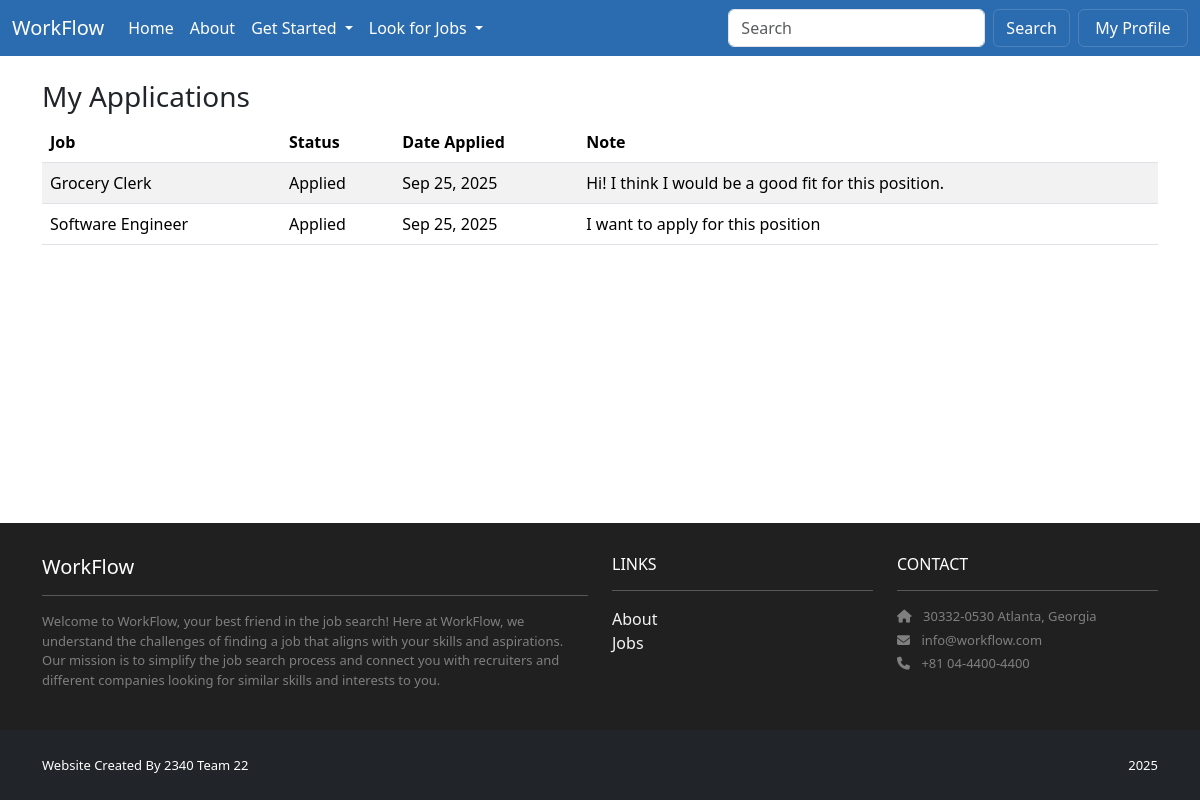
The app's page /application/my-applications/ (signed in), older data.
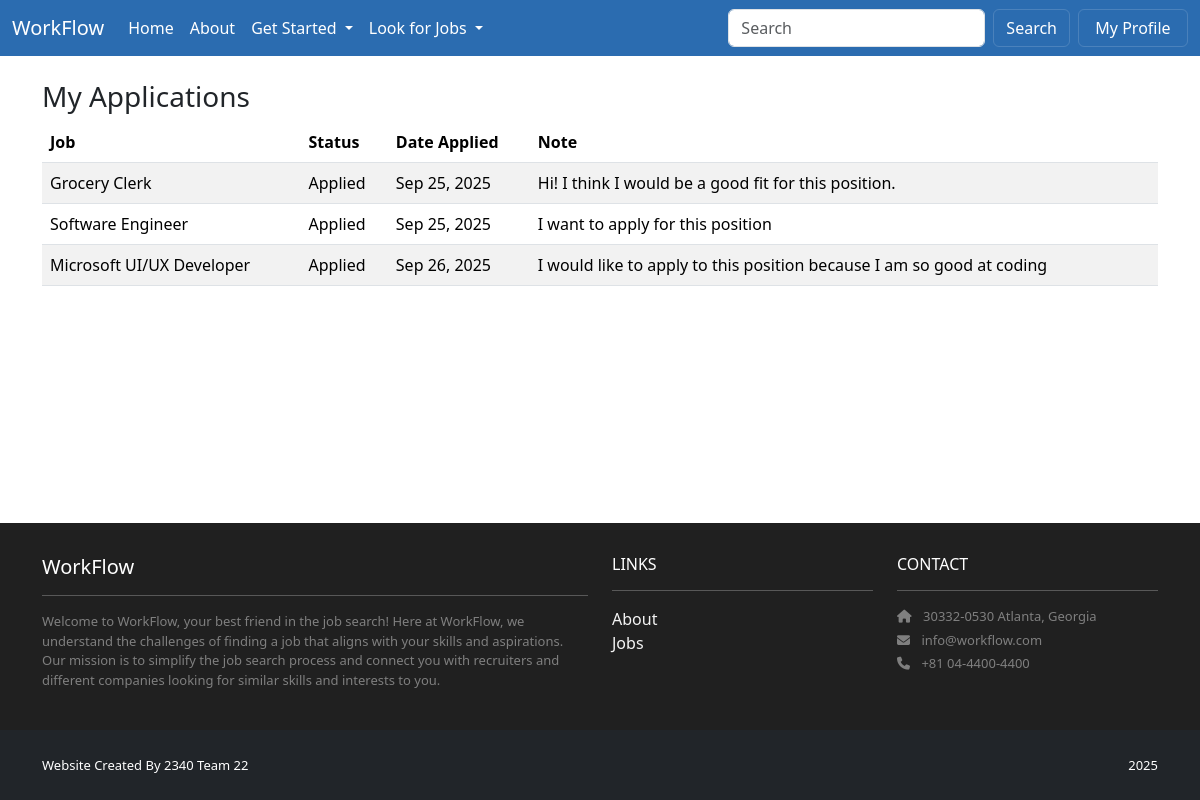
The same page, newer data.
### application/models.py (models this page shows, shortened)
class Application(models.Model):
    STATUS_CHOICES = [
        ("applied", "Applied"),
        ("review", "Review"),
        ("interview", "Interview"),
        ("offer", "Offer"),
        ("closed", "Closed"),
    ]
    job = models.ForeignKey(Job, on_delete=models.CASCADE, related_name="applications")
    job_seeker = models.ForeignKey(
        settings.AUTH_USER_MODEL,
        on_delete=models.CASCADE,
        related_name="applications"
    )
    note = models.TextField(blank=True)
    applied_at = models.DateTimeField(auto_now_add=True)
    status = models.CharField(max_length=20, choices=STATUS_CHOICES, default="applied")
    class Meta:
        unique_together = ("job", "job_seeker")  # no duplicate apps

### home/models.py (models this page shows)
class Job(models.Model):
    title = models.CharField(max_length=200)
    skills = models.TextField()
    location = models.CharField(max_length=300)
    salary = models.IntegerField()
    is_remote = models.BooleanField(default=False)
    visa_sponsorship = models.BooleanField(default=False)

### application/views.py (the view)
# urls.py: path('my-applications/', views.my_applications, name='my_applications'),
@login_required
def my_applications(request):
    applications = Application.objects.filter(job_seeker=request.user).select_related("job")
    return render(request, "application/my_applications.html", {"applications": applications})

### application/templates/application/my_applications.html
{% extends "base.html" %}
{% block content %}
<div class="container py-4">
  <h3>My Applications</h3>
  <table class="table table-striped">
    <thead>
      <tr>
        <th>Job</th>
        <th>Status</th>
        <th>Date Applied</th>
        <th>Note</th>
      </tr>
    </thead>
    <tbody>
      {% for app in applications %}
      <tr>
        <td>{{ app.job.title }}</td>
        <td>{{ app.get_status_display }}</td>
        <td>{{ app.applied_at|date:"M d, Y" }}</td>
        <td>{{ app.note|default:"-" }}</td>
      </tr>
      {% empty %}
      <tr>
        <td colspan="4">You haven't applied to any jobs yet.</td>
      </tr>
      {% endfor %}
    </tbody>
  </table>
</div>
{% endblock %}

### jobproject/templates/base.html (shortened to what this page needs)
<!DOCTYPE html>
<html>
  {% load static %}
  <head>
    <link rel="stylesheet" href="{% static 'style.css' %}">
    <link href="https://cdn.jsdelivr.net/npm/bootstrap@5.3.3/dist/css/bootstrap.min.css" rel="stylesheet">
    <link rel="stylesheet" href="https://cdnjs.cloudflare.com/ajax/libs/font-awesome/6.1.1/css/all.min.css">
  </head>
  <body>
    <nav class="navbar navbar-expand-lg bg-body-tertiary custom-lightblue">
      <div class="container-fluid">
        <a class="navbar-brand" href="{% url 'home.index' %}">WorkFlow</a>
        <div class="collapse navbar-collapse" id="navbarSupportedContent">
          <ul class="navbar-nav me-auto mb-2 mb-lg-0">
            <li class="nav-item">
              <a class="nav-link {% if request.path == '/' %}active{% endif %}" {% if request.path == '/' %}aria-current="page"{% endif %} href="{% url 'home.index' %}">Home</a>
            </li>
            <li class="nav-item">
              <a class="nav-link" href="#">About</a>
            </li>
            <li class="nav-item dropdown">
              <a class="nav-link dropdown-toggle" href="#" role="button" data-bs-toggle="dropdown" aria-expanded="false">
                Get Started
                </a>
              </li>
            <li class="nav-item dropdown">
              <a class="nav-link dropdown-toggle" href="#" role="button" data-bs-toggle="dropdown" aria-expanded="false">
                Look for Jobs
              </a>
            </li>
             </ul>
            <form class="d-flex" role="search" action="{% url 'jobs.filters' %}" method="get">
              <input class="form-control me-2" type="search" name="search" placeholder="Search" aria-label="Search">
              <button class="btn btn-outline-success" type="submit">Search</button>
              {% if user.is_authenticated %}
                <a class="btn btn-outline-primary ms-2 px-3" style="min-width:110px;" href="{% url 'profiles:edit' %}">My Profile</a>
              {% endif %}
            </form>
          </div>
        </div>
      </nav>
    <main class="site-content">
      <div>
        {% block content %}
        {% endblock content %}
      </div>
    </main>
      <section class="p-3 ms-footer">
        <div class="container">
          <div class="row mt-3 text-white align-items-start">
            <div class="col-12 col-md-6 col-lg-6 mb-4">
              <h5 class="mb-2">WorkFlow</h5>
              <hr />
              <p class="mb-0">
                Welcome to WorkFlow, your best friend in the job search!
                Here at WorkFlow, we understand the challenges of finding a
                job that aligns with your skills and aspirations. Our mission is to
                simplify the job search process and connect you with recruiters and
                different companies looking for similar skills and interests to you.
              </p>
            </div>
            <div class="col-6 col-md-3 col-lg-3 mb-4">
              <h6 class="mb-2">LINKS</h6>
              <hr />
              <ul class="list-unstyled mb-0">
                <li><a class="nav-link p-0 text-white" href="#">About</a></li>
                <li><a class="nav-link p-0 text-white" href="#">Jobs</a></li>
              </ul>
            </div>
            <div class="col-6 col-md-3 col-lg-3 mb-4">
              <h6 class="mb-2">CONTACT</h6>
              <hr />
              <p class="mb-1"><i class="fas fa-home me-2"></i>
                30332-0530 Atlanta, Georgia
              </p>
              <p class="mb-1"><i class="fas fa-envelope me-2"></i>
                info@workflow.com
              </p>
              <p class="mb-0"><i class="fas fa-phone me-2"></i>
                +81 04-4400-4400
              </p>
            </div>
          </div>
        </div>
      </section>
    <section class="p-3 ms-footer-bottom bg-dark">
      <div class="container">
        <div class="row align-items-center">
          <div class="col-12 col-md-6 text-white text-start mb-2 mb-md-0">
            <span>Website Created By
              <a class="text-white" target="_blank">2340 Team 22</a>
            </span>
          </div>
          <div class="col-12 col-md-6 text-white text-md-end text-start">
            <span>2025</span>
          </div>
        </div>
      </div>
    </section>
  </body>
</html>

### jobproject/static/style.css (style rules this page uses)
.navbar.custom-lightblue, .navbar.custom-lightblue .container-fluid { background-color: #2b6cb0; }
.navbar.custom-lightblue { background-color: #2b6cb0 !important; }
.navbar.custom-lightblue .navbar-brand, .navbar.custom-lightblue .nav-link, .navbar.custom-lightblue .navbar-toggler { color: #ffffff; }
.navbar.custom-lightblue .btn { border-color: rgba(255,255,255,0.15); color: #fff; }
.ms-footer { background-color: #202020; }
.ms-footer p { color: #7F7F7F; font-size: 13px; }
.ms-footer-bottom span { font-size: 13px; line-height: 38px; }
.ms-footer-bottom a { color: #6ab43e; text-decoration: none; }
.ms-footer .nav-link, .ms-footer a, .ms-footer h5, .ms-footer h6 { color: #ffffff; }
.ms-footer .nav-link.p-0 { opacity: 0.95; }
.ms-footer .mb-0 { margin-bottom: 0 !important; }

### jobproject/templates/base.html (style rules this page uses)
html, body { height: 100%; }
body { display: flex; flex-direction: column; min-height: 100vh; }
main.site-content { flex: 1 0 auto; }

Row changes from the older to the newer data that the page shows:
added Application: job "Microsoft UI/UX Developer", status "Applied", applied_at "Sep 26, 2025", note "I would like to apply to this position because I am so good at coding"
